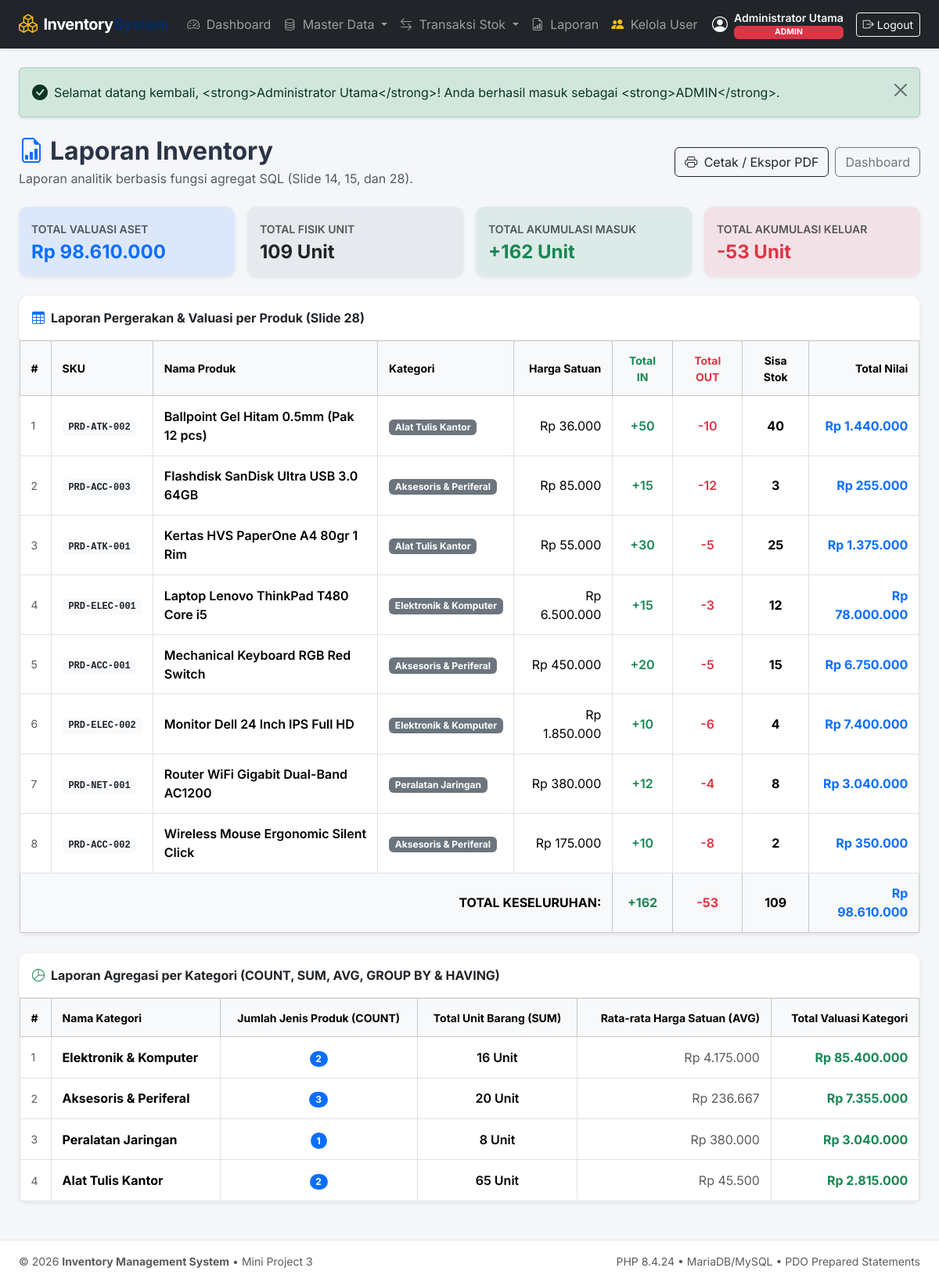
The page /reports/index.php (signed in) on the database its author committed.
### tables this page shows
CREATE TABLE `products` (
    `id` INT AUTO_INCREMENT PRIMARY KEY,
    `category_id` INT NOT NULL,
    `sku` VARCHAR(50) NOT NULL UNIQUE,
    `name` VARCHAR(150) NOT NULL,
    `price` DECIMAL(12,2) NOT NULL,
    `stock` INT NOT NULL DEFAULT 0,
    `minimum_stock` INT NOT NULL DEFAULT 5,
    `created_at` TIMESTAMP DEFAULT CURRENT_TIMESTAMP,
    `updated_at` TIMESTAMP DEFAULT CURRENT_TIMESTAMP ON UPDATE CURRENT_TIMESTAMP,
    CONSTRAINT `fk_products_category` 
        FOREIGN KEY (`category_id`) REFERENCES `categories` (`id`) 
        ON DELETE RESTRICT ON UPDATE CASCADE
);

CREATE TABLE `categories` (
    `id` INT AUTO_INCREMENT PRIMARY KEY,
    `name` VARCHAR(100) NOT NULL UNIQUE,
    `description` TEXT NULL,
    `created_at` TIMESTAMP DEFAULT CURRENT_TIMESTAMP
);

### helpers/escape.php (called while the page is built, shortened)
<?php
if (!function_exists('e')) {
    function e($string): string
    {
        return htmlspecialchars((string)($string ?? ''), ENT_QUOTES, 'UTF-8');
    }
}
if (!function_exists('format_rupiah')) {
    function format_rupiah($amount): string
    {
        return 'Rp ' . number_format((float)$amount, 0, ',', '.');
    }
}
if (!function_exists('base_url')) {
    function base_url(string $path = ''): string
    {
        $scriptName = $_SERVER['SCRIPT_NAME'] ?? '';
        $pos = strpos($scriptName, '/public/');
        if ($pos !== false) {
            $base = substr($scriptName, 0, $pos + 8);
        } else if (substr($scriptName, -10) === '/public.php' || substr($scriptName, -7) === '/public') {
            $base = dirname($scriptName) . '/public/';
        } else {
            $dir = dirname($scriptName);
            $base = ($dir === '/' || $dir === '\\') ? '/' : rtrim($dir, '/\\') . '/';
            if (strpos($base, '/products/') !== false || strpos($base, '/stock/') !== false ||
                strpos($base, '/categories/') !== false || strpos($base, '/suppliers/') !== false ||
                strpos($base, '/product-suppliers/') !== false || strpos($base, '/users/') !== false ||
                strpos($base, '/reports/') !== false) {
                $base = preg_replace('#/(products|stock|categories|suppliers|product-suppliers|users|reports)/.*#', '/', $base);
            }
        }
        $base = rtrim($base, '/') . '/';
        return $base . ltrim($path, '/');
    }
}

### public/reports/index.php (the view, shortened to what this page needs)
<?php
require_once __DIR__ . '/../../config/database.php';
require_once __DIR__ . '/../../helpers/escape.php';
require_once __DIR__ . '/../../helpers/flash.php';
$stmtReportProduct = $pdo->query("
    SELECT
        p.id, p.sku, p.name, p.price, p.stock, p.minimum_stock,
        c.name AS category_name,
        COALESCE(SUM(CASE WHEN sm.type = 'IN' THEN sm.quantity ELSE 0 END), 0) AS total_in,
        COALESCE(SUM(CASE WHEN sm.type = 'OUT' THEN sm.quantity ELSE 0 END), 0) AS total_out,
        (p.stock * p.price) AS inventory_valuation
    FROM products p
    JOIN categories c ON c.id = p.category_id
    LEFT JOIN stock_movements sm ON sm.product_id = p.id
    GROUP BY p.id, p.sku, p.name, p.price, p.stock, p.minimum_stock, c.name
    ORDER BY p.name ASC
");
$productReports = $stmtReportProduct->fetchAll();
$stmtCategoryReport = $pdo->query("
    SELECT
        c.name AS category_name,
        COUNT(p.id) AS total_products,
        COALESCE(SUM(p.stock), 0) AS total_stock,
        COALESCE(AVG(p.price), 0) AS average_price,
        COALESCE(SUM(p.stock * p.price), 0) AS category_valuation
    FROM categories c
    LEFT JOIN products p ON p.category_id = c.id
    GROUP BY c.id, c.name
    HAVING COUNT(p.id) >= 0
    ORDER BY category_valuation DESC
");
$categoryReports = $stmtCategoryReport->fetchAll();
$totalValuationAll = array_sum(array_column($productReports, 'inventory_valuation'));
$totalStockAll = array_sum(array_column($productReports, 'stock'));
$totalInAll = array_sum(array_column($productReports, 'total_in'));
$totalOutAll = array_sum(array_column($productReports, 'total_out'));
require __DIR__ . '/../../views/header.php';
?>
<div class="d-flex flex-column flex-md-row justify-content-between align-items-md-center mb-4 gap-2 d-print-none">
    <div>
        <h2 class="fw-bold mb-1"><i class="bi bi-file-earmark-bar-graph text-primary me-2"></i>Laporan Inventory</h2>
        <p class="text-muted mb-0">Laporan analitik berbasis fungsi agregat SQL (Slide 14, 15, dan 28).</p>
    </div>
    <div class="d-flex gap-2">
        <button type="button" class="btn btn-outline-dark" onclick="window.print()">
            <i class="bi bi-printer me-1"></i> Cetak / Ekspor PDF
        </button>
        <a href="<?= base_url('dashboard.php') ?>" class="btn btn-outline-secondary">Dashboard</a>
    </div>
</div>
<div class="row g-3 mb-4">
    <div class="col-md-3 col-6">
        <div class="card shadow-sm border-0 bg-primary bg-opacity-10">
            <div class="card-body">
                <span class="text-muted small fw-semibold text-uppercase">Total Valuasi Aset</span>
                <h4 class="fw-bold text-primary mb-0 mt-1"><?= format_rupiah($totalValuationAll) ?></h4>
            </div>
        </div>
    </div>
    <div class="col-md-3 col-6">
        <div class="card shadow-sm border-0 bg-secondary bg-opacity-10">
            <div class="card-body">
                <span class="text-muted small fw-semibold text-uppercase">Total Fisik Unit</span>
                <h4 class="fw-bold text-dark mb-0 mt-1"><?= number_format($totalStockAll) ?> Unit</h4>
            </div>
        </div>
    </div>
    <div class="col-md-3 col-6">
        <div class="card shadow-sm border-0 bg-success bg-opacity-10">
            <div class="card-body">
                <span class="text-muted small fw-semibold text-uppercase">Total Akumulasi Masuk</span>
                <h4 class="fw-bold text-success mb-0 mt-1">+<?= number_format($totalInAll) ?> Unit</h4>
            </div>
        </div>
    </div>
    <div class="col-md-3 col-6">
        <div class="card shadow-sm border-0 bg-danger bg-opacity-10">
            <div class="card-body">
                <span class="text-muted small fw-semibold text-uppercase">Total Akumulasi Keluar</span>
                <h4 class="fw-bold text-danger mb-0 mt-1">-<?= number_format($totalOutAll) ?> Unit</h4>
            </div>
        </div>
    </div>
</div>
<div class="card shadow-sm mb-4">
    <div class="card-header bg-white py-3">
        <span class="fw-bold"><i class="bi bi-table text-primary me-2"></i>Laporan Pergerakan & Valuasi per Produk (Slide 28)</span>
    </div>
    <div class="card-body p-0">
        <div class="table-responsive">
            <table class="table table-bordered table-hover align-middle mb-0">
                <thead class="table-light small">
                    <tr>
                        <th style="width: 40px;">#</th>
                        <th>SKU</th>
                        <th>Nama Produk</th>
                        <th>Kategori</th>
                        <th class="text-end">Harga Satuan</th>
                        <th class="text-center text-success">Total IN</th>
                        <th class="text-center text-danger">Total OUT</th>
                        <th class="text-center">Sisa Stok</th>
                        <th class="text-end">Total Nilai</th>
                    </tr>
                </thead>
                <tbody>
                    <?php foreach ($productReports as $idx => $r): ?>
                    <tr>
                        <td class="text-muted small"><?= $idx + 1 ?></td>
                        <td><span class="badge bg-light text-dark font-monospace"><?= e($r['sku']) ?></span></td>
                        <td class="fw-semibold"><?= e($r['name']) ?></td>
                        <td><span class="badge bg-secondary"><?= e($r['category_name']) ?></span></td>
                        <td class="text-end"><?= format_rupiah($r['price']) ?></td>
                        <td class="text-center text-success fw-semibold">+<?= number_format($r['total_in']) ?></td>
                        <td class="text-center text-danger fw-semibold">-<?= number_format($r['total_out']) ?></td>
                        <td class="text-center fw-bold"><?= number_format($r['stock']) ?></td>
                        <td class="text-end fw-bold text-primary"><?= format_rupiah($r['inventory_valuation']) ?></td>
                    </tr>
                    <?php endforeach; ?>
                </tbody>
                <tfoot class="table-light fw-bold">
                    <tr>
                        <td colspan="5" class="text-end">TOTAL KESELURUHAN:</td>
                        <td class="text-center text-success">+<?= number_format($totalInAll) ?></td>
                        <td class="text-center text-danger">-<?= number_format($totalOutAll) ?></td>
                        <td class="text-center"><?= number_format($totalStockAll) ?></td>
                        <td class="text-end text-primary"><?= format_rupiah($totalValuationAll) ?></td>
                    </tr>
                </tfoot>
            </table>
        </div>
    </div>
</div>
<div class="card shadow-sm mb-4">
    <div class="card-header bg-white py-3">
        <span class="fw-bold"><i class="bi bi-pie-chart text-success me-2"></i>Laporan Agregasi per Kategori (COUNT, SUM, AVG, GROUP BY & HAVING)</span>
    </div>
    <div class="card-body p-0">
        <div class="table-responsive">
            <table class="table table-bordered table-hover align-middle mb-0">
                <thead class="table-light small">
                    <tr>
                        <th style="width: 40px;">#</th>
                        <th>Nama Kategori</th>
                        <th class="text-center">Jumlah Jenis Produk (COUNT)</th>
                        <th class="text-center">Total Unit Barang (SUM)</th>
                        <th class="text-end">Rata-rata Harga Satuan (AVG)</th>
                        <th class="text-end">Total Valuasi Kategori</th>
                    </tr>
                </thead>
                <tbody>
                    <?php foreach ($categoryReports as $cIdx => $cat): ?>
                    <tr>
                        <td class="text-muted small"><?= $cIdx + 1 ?></td>
                        <td class="fw-bold"><?= e($cat['category_name']) ?></td>
                        <td class="text-center">
                            <span class="badge bg-primary rounded-pill"><?= number_format($cat['total_products']) ?></span>
                        </td>
                        <td class="text-center fw-semibold"><?= number_format($cat['total_stock']) ?> Unit</td>
                        <td class="text-end text-muted"><?= format_rupiah($cat['average_price']) ?></td>
                        <td class="text-end fw-bold text-success"><?= format_rupiah($cat['category_valuation']) ?></td>
                    </tr>
                    <?php endforeach; ?>
                </tbody>
            </table>
        </div>
    </div>
</div>
<?php require __DIR__ . '/../../views/footer.php'; ?>

### views/header.php (style rules this page uses)
body { font-family: 'Inter', -apple-system, BlinkMacSystemFont, "Segoe UI", Roboto, sans-serif; background-color: #f4f6f9; color: #2b3445; min-height: 100vh; display: flex; flex-direction: column; }
.card { border: 1px solid rgba(0,0,0,0.06); border-radius: 0.75rem; box-shadow: 0 0.125rem 0.25rem rgba(0,0,0,0.04); }
.card-header { background-color: #ffffff; border-bottom: 1px solid rgba(0,0,0,0.06); font-weight: 600; border-top-left-radius: 0.75rem !important; border-top-right-radius: 0.75rem !important; }
.table > :not(caption) > * > * { padding: 0.85rem 0.85rem; vertical-align: middle; }

### rows shown on the page
products: sku "PRD-ATK-002", name "Ballpoint Gel Hitam 0.5mm (Pak 12 pcs)", category.name "Alat Tulis Kantor", price "Rp 36.000", total_in "50", total_out "10", stock "40", inventory_valuation "Rp 1.440.000"
products: sku "PRD-ACC-003", name "Flashdisk SanDisk Ultra USB 3.0 64GB", category.name "Aksesoris & Periferal", price "Rp 85.000", total_in "15", total_out "12", stock "3", inventory_valuation "Rp 255.000"
products: sku "PRD-ATK-001", name "Kertas HVS PaperOne A4 80gr 1 Rim", category.name "Alat Tulis Kantor", price "Rp 55.000", total_in "30", total_out "5", stock "25", inventory_valuation "Rp 1.375.000"
products: sku "PRD-ELEC-001", name "Laptop Lenovo ThinkPad T480 Core i5", category.name "Elektronik & Komputer", price "Rp 6.500.000", total_in "15", total_out "3", stock "12", inventory_valuation "Rp 78.000.000"
products: sku "PRD-ACC-001", name "Mechanical Keyboard RGB Red Switch", category.name "Aksesoris & Periferal", price "Rp 450.000", total_in "20", total_out "5", stock "15", inventory_valuation "Rp 6.750.000"
products: sku "PRD-ELEC-002", name "Monitor Dell 24 Inch IPS Full HD", category.name "Elektronik & Komputer", price "Rp 1.850.000", total_in "10", total_out "6", stock "4", inventory_valuation "Rp 7.400.000"
products: sku "PRD-NET-001", name "Router WiFi Gigabit Dual-Band AC1200", category.name "Peralatan Jaringan", price "Rp 380.000", total_in "12", total_out "4", stock "8", inventory_valuation "Rp 3.040.000"
products: sku "PRD-ACC-002", name "Wireless Mouse Ergonomic Silent Click", category.name "Aksesoris & Periferal", price "Rp 175.000", total_in "10", total_out "8", stock "2", inventory_valuation "Rp 350.000"

### other values the page prints
$user['full_name'] "Administrator Utama"
$role "ADMIN"
$msg['message'] "Selamat datang kembali, <strong>Administrator Utama</strong>! Anda berhasil masuk sebagai <strong>ADMIN</strong>."
format_rupiah($totalValuationAll) "Rp 98.610.000"
$totalStockAll "109"
$totalInAll "162"
$totalOutAll "53"
$cat['category_name'] "Elektronik & Komputer"
$cat['total_products'] "2"
$cat['total_stock'] "16"
format_rupiah($cat['average_price']) "Rp 4.175.000"
format_rupiah($cat['category_valuation']) "Rp 85.400.000"
$cat['category_name'] "Aksesoris & Periferal"
$cat['total_products'] "3"
$cat['total_stock'] "20"
